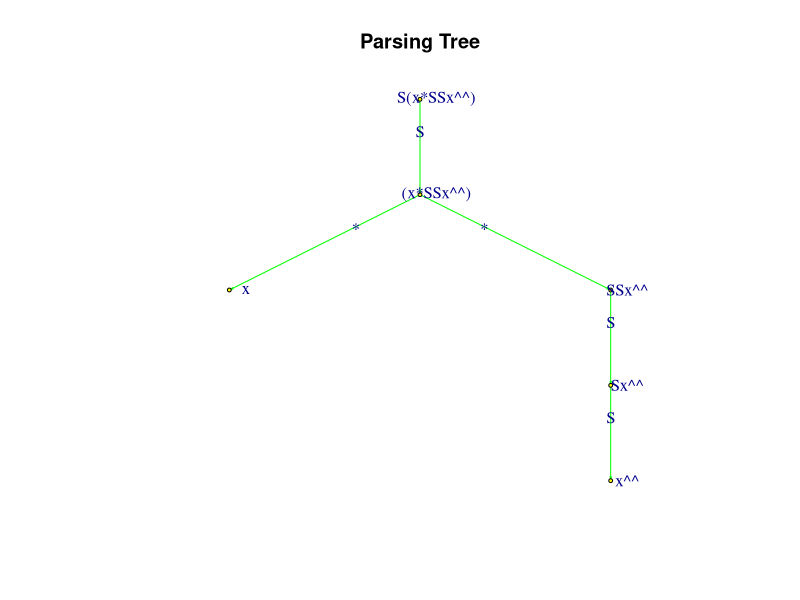
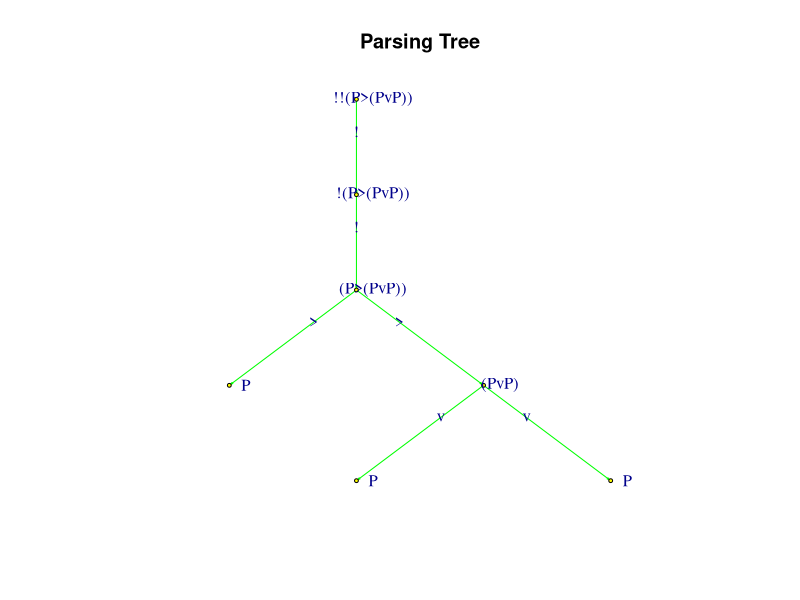
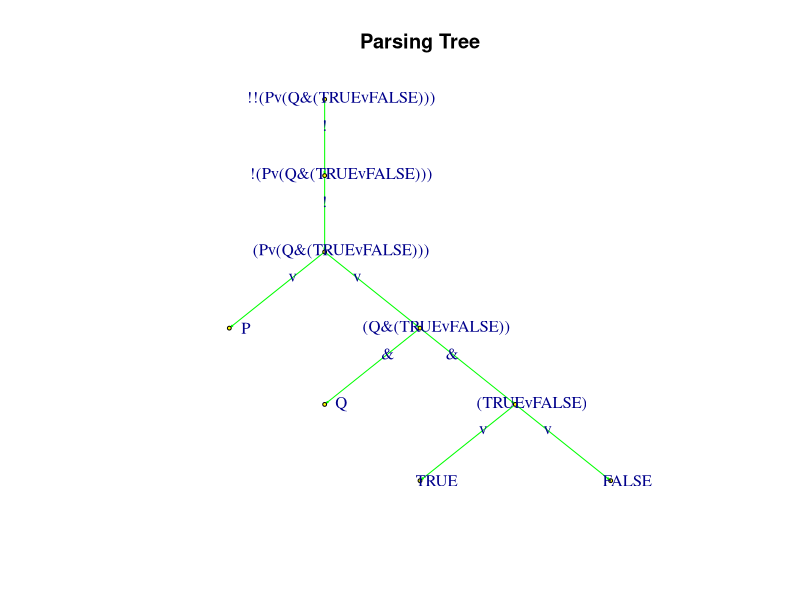
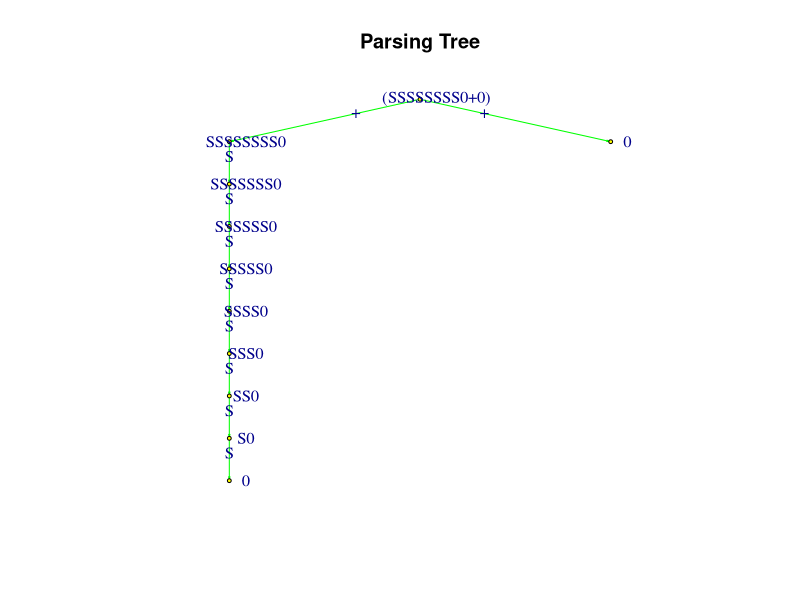
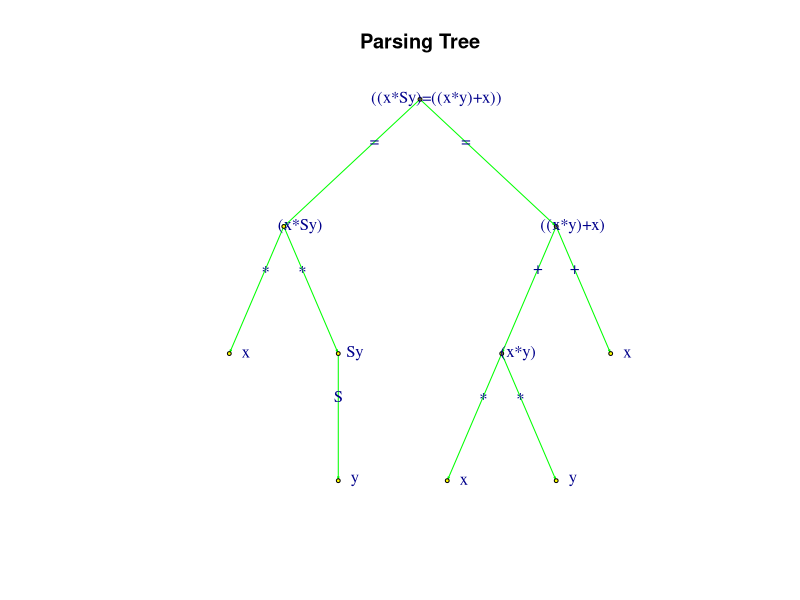
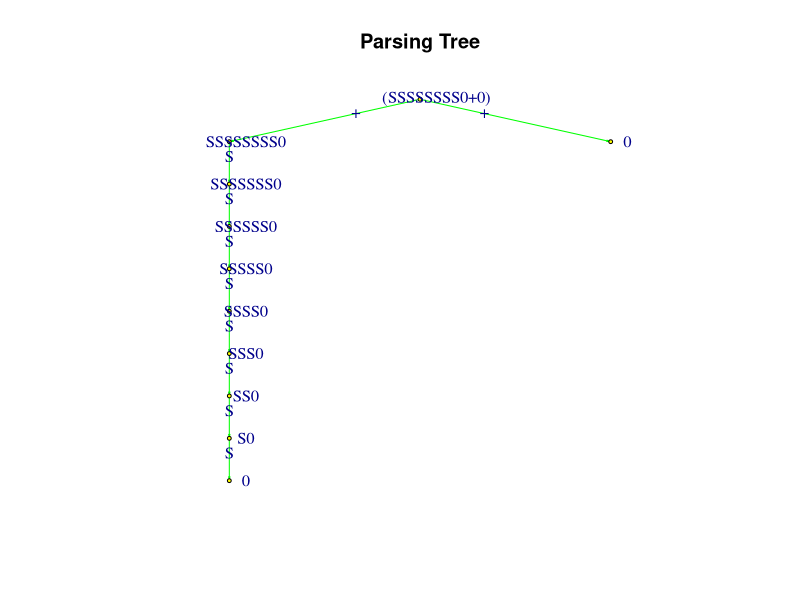
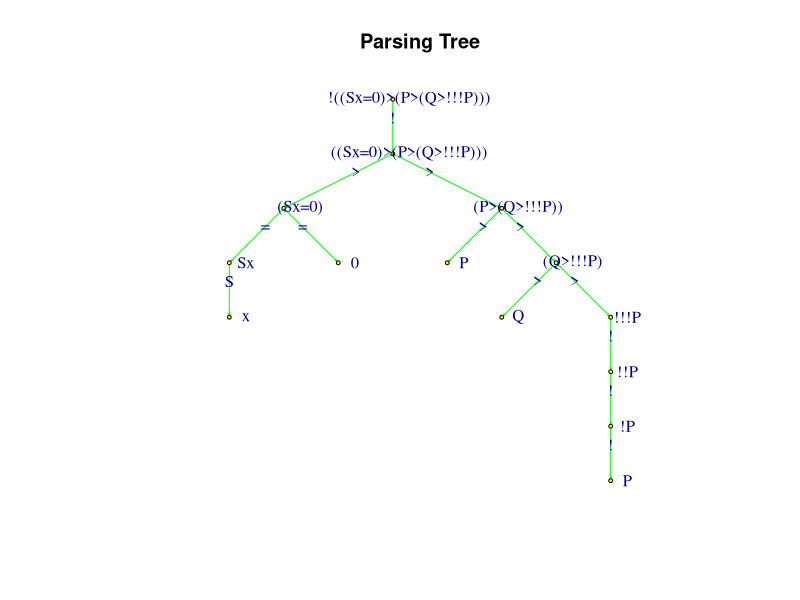

Source code (R) for these figures, in order:
## Parser for Logical & Algebraic Expressions & Equations

## This is a dedicated parser written in R.
## It will parse Boolean and algebraic expressions of the form
## !!(P & Q)
## (x = 0)
## ((Sx + y) = (x + Sy))
## (P > (Q > P))
## ((x * Sy) = ((x * y) + x))
## etc.
## It also graphically plots the resulting parsing tree.

library(tokenizers)
library(igraph)

## 1. Base language

## The base language permits the formation of Boolean and algebraic terms and equations.
## The basic syntax contains open and close parentheses, and no simplication is allowed.
## The atoms are the numerals, atomic letters, variables, and the truth values.
## There are eight constructors:
## : five logical ("!","&","v",">","=").
## : three algebraic ("S", "+", "*").
## "!" and "S" are unary prefix constructors.
## "&","v",">",+","*","=" are binary infix constructors.
## The constructors are single symbols.

## The syntax of the language can be described by a recursive definition, where "$v" is 
## short for applying some unary prefix constructor $ to a string v and "(u o v)" is short for 
## applying some binary infix constructor o to strings u, v.
## (Rule 1) every atom is a term.
## (Rule 2) if v is a term, then $v is a term.
## (Rule 3) if u,v are terms, then (u o v) is a term.
## (Rule 4) is u,v are terms, then (u = v) is an equation.
## (Rule 5) Nothing else is a term or an equation.
## In particular:
## Boolean expressions like "(P & (Q v !R))" count as terms (they are formulas
## of propostional logic).
## Algebraic expressions like "S(x + y)" count as terms.
## Algebraic expressions like "((x + Sy) = S(x + y))" count as equations
## (they are algebraic atomic formulas).

## The fundamental idea of the parser, given an argument string, is to 
## build a 'construction sequence' for that string by top-down parsing,
## by iterating a 'sweep' function.
## An initial processing table is constructed for the string.
## The complexity of the string in terms of occurrences of constructors is computed.
## The 'sweep' function is then applied to the table, parsing untested components
## into their further immediate components as dictacted by the production rules.
## The sweep function is iterated as many times as the complexity of the string requires.

op.paren <- "("; cl.paren <- ")"; caret <- "^";
neg <- "!"; and <- "&"; or <- "v"; cond <- ">";
succ <- "S"; plus <- "+"; prod <- "*"; eq <- "="; zero <- "0"; one <- "1";
Parentheses <- c(op.paren,cl.paren);
Constructors <- c(neg,and,or,cond,succ,plus,prod,eq);
Atoms <- c(zero,one,"TRUE","FALSE","P","Q","R","X","Y","Z","x","y","z");

## 2. Text processing: a series of functions which manipulate, cut & paste text
## The most important is 'split.infix', which splits any compound string formed
## from a binary infix constructor (e.g., "&", "+", "=") into its two parts

clean.text <- function(txt){gsub(" ", "", txt, fixed = TRUE)}
normalize.text <- function(txt){
  txt <- clean.text(txt);
  l <- length(txt);
  if (l == 0) txt <- as.character(FALSE);
  if (is.na(txt)) txt <- as.character(FALSE);
  if (txt == "") txt <- as.character(FALSE);
  if (is.null(txt)) txt <- as.character(FALSE);
  txt
}
tok <- function(txt){
  txt <- normalize.text(txt);
  tokenize_characters(txt, lowercase = FALSE,strip_non_alphanum = FALSE)[[1]]
}
rep.symbol <- function(symbol,n){
  seq <- rep(0,n+1);
  seq[1] <- "";
  if (n != 0){for (i in 1:n){seq[i+1] <- paste0(seq[i],symbol)}};
  seq[n+1]
}
extract.first.symbol <- function(txt){
  txt <- normalize.text(txt);
  X <- tok(txt);
  n <- length(X);
  Out <- FALSE
  if (txt == FALSE) Out <- NULL;
  if (txt != FALSE) Out <- X[1];
  Out
}
extract.final.symbol <- function(txt){
  txt <- normalize.text(txt);
  X <- tok(txt);
  n <- length(X);
  Out <- FALSE
  if (txt == FALSE) Out <- NULL;
  if (txt != FALSE) Out <- X[n];
  Out
}
has.open.par.prefix <- function(txt){
  txt <- extract.first.symbol(txt);
  if (is.null(txt)) FALSE else if (txt == "(") TRUE else FALSE;
}
has.close.par.suffix <- function(txt){
  txt <- extract.final.symbol(txt);
  if (is.null(txt)) FALSE else if (txt == ")") TRUE else FALSE;
}
enclose.with.parentheses <- function(txt){paste0("(",txt,")")}
is.parenthesized <- function(txt){
  P1 <- has.open.par.prefix(txt); P2 <- has.close.par.suffix(txt);
  if ((P1 == TRUE) & (P2 == TRUE))TRUE else FALSE}
deparenthesize <- function(txt){
  if (is.parenthesized(txt) == FALSE) FALSE;
  X <- tok(txt);
  n <- length(X); 
  if (n == 0)FALSE else txt.1 <- substr(txt,2,n-1);
  if (is.parenthesized(txt) == TRUE) txt.1 else FALSE}
paren.test <- function(txt){
  X <- tok(txt);
  w.open <- which(X == "(");
  w.close <- which(X == ")");
  if (length(w.open) == length(w.close))1 else 0
}
split.infix <- function(txt,split){
  k <- is.parenthesized(txt);
  X <- tok(txt);
  txt <- deparenthesize(clean.text(txt));
  n <- length(X);
  w <- which(X == split)-1;
  len <- length(w);
  if ((n == 1)|(len == 0)) Out <- "FALSE";
  T <- matrix(0,len,2);
  if (len != 0) {for (i in 1:len){T[i,1] <- substr(txt, 1,w[i]-1); T[i,2] <- substr(txt,w[i]+1,n)}};
  P <- matrix(0,len,2);
  if (len != 0 & n != 0) for (i in 1:len){P[i,1] <- paren.test(T[i,1]); P[i,2] <- paren.test(T[i,2])}
  i <- which(P[,1] == P[,2] & P[,1] == 1);
  if (length(i) == 0) Out <- FALSE else Out <- c(T[i,1],T[i,2]);
  if (k == FALSE) Out <- FALSE;
  Out
}
apply.prefix <- function(txt,prefix){clean.text(paste(prefix,txt))};
apply.suffix <- function(txt,suffix){clean.text(paste(txt,suffix))};
has.prefix <- function(txt,prefix){
  X <- tok(txt);
  n <- length(X); 
  if (n > 0) f <- X[1] else f <- 0;
  if (f == prefix){TRUE} else FALSE
}
delete.prefix <- function(txt,prefix){
  X <- tok(txt);
  n <- length(X); 
  if (has.prefix(txt,prefix) == TRUE) {substr(clean.text(txt),2,n)} else FALSE
}
has.suffix <- function(txt,suffix){
  X <- tok(txt);
  n <- length(X); 
  if (n > 0) f <- X[n] else f <- 0;
  if (f == suffix){TRUE} else FALSE
}
delete.suffix <- function(txt,suffix){
  X <- tok(txt);
  n <- length(X); 
  if (has.suffix(txt,suffix) == TRUE) {substr(clean.text(txt),n-1,n)} else FALSE
}
has.unary.prefix <- function(txt,symbol){
  X <- tok(txt);
  n <- length(X); 
  if (n > 0) f <- X[1] else f <- 0;
  if (f == symbol){TRUE} else FALSE
}
delete.unary.prefix <- function(txt,symbol){
  X <- tok(txt);
  n <- length(X); 
  if (has.unary.prefix(txt,symbol) == TRUE) {substr(clean.text(txt),2,n)} else FALSE
}
apply.infix <- function(txt1,txt2,infix){
  clean.text(enclose.with.parentheses(paste(txt1,C,txt2)))
}
prefix.numeral <- function(x,root,prefix){
  if(x==0)
    return(root)
  else
    return(apply.prefix(prefix.numeral(x-1,root,prefix),prefix))
}
suffix.numeral <- function(x,root,suffix){
  if(x==0)
    return(root)
  else
    return(apply.suffix(suffix.numeral(x-1,root,suffix),suffix))
}
count.occurrences <- function(txt,symbol){t <- tok(txt); w <- which(t == symbol); length(w)}

## 3. Atoms, literals, constructors, variables, numerals.

## Numerals are formed by prefixing n (>=0) occurrences of "S" to "0" (e.g., "SSSS0").
## Extra variables are formed by suffixing n (>=0)occurrences of "^" to "x" (e.g., "x^^").
## There are a series of tests and functions which check whether the string
## is a primitive, an atom, a constructor, a literal, a numeral, etc.
## The syntactic operators corresponding to the constructors are also defined.

is.primitive <- function(txt,X){any(X == txt)}
is.atom <- function(txt){is.primitive(txt,Atoms)|is.variable(txt)}
is.neg.atom <- function(txt){
  has.unary.prefix(txt,"!") & is.atom(delete.unary.prefix(txt,"!"))
}
is.literal <- function(txt){
  is.atom(txt)|is.neg.atom(txt)
}
numeral <- function(x){
  if(x==0)
    return("0")
  else
    return(SUCC(numeral(x-1)))
}
is.numeral <- function(txt){
  txt <- normalize.text(txt);
  X <- tok(txt);
  n <- length(X)+2
  T <- rep(0,n)
  for (i in 1:n){T[i] <- numeral(i)}
  any(T == txt)
}
variable <- function(x){
  if(x==0)
    return("x")
  else
    return(clean.text(paste(variable(x-1),"^")))
}
is.variable <- function(txt){
  txt <- normalize.text(txt);
  X <- tok(txt);
  n <- length(X)+2
  T <- rep(0,n)
  for (i in 1:n){T[i] <- variable(i)}
  any(T == txt)
}
is.constructor <- function(txt){is.primitive(txt,Constructors)};
apply.unary.constructor <- function(txt,C){clean.text(paste(C,txt))};
apply.binary.constructor <- function(txt1,txt2,C){
  clean.text(enclose.with.parentheses(paste(txt1,C,txt2)))
}
NEG <- function(txt){apply.unary.constructor(txt,"!")}
SUCC <- function(txt){apply.unary.constructor(txt,"S")}
AND <- function(txt1,txt2){apply.binary.constructor(txt1,txt2,"&")}
OR <- function(txt1,txt2){apply.binary.constructor(txt1,txt2,"v")}
IF <- function(txt1,txt2){apply.binary.constructor(txt1,txt2,">")}
PLUS <- function(txt1,txt2){apply.binary.constructor(txt1,txt2,"+")}
PROD <- function(txt1,txt2){apply.binary.constructor(txt1,txt2,"*")}
EQ <- function(txt1,txt2){apply.binary.constructor(txt1,txt2,"=")}

## 4. Compound expressions: complexity, tests and processing matrices

## The first six functions compute complexity of the string in terms
## presence of logical and algbraic constructors
## The third is a test which the parser used to see if the string is possibly
## a binary compund
## The final two are processing matrices used to build up the construction sequence;
## They take a string and a constructor, and output its immediate components,
## irrespective of whether they're well-formed

count.occurrences <- function(txt,symbol){t <- tok(txt); w <- which(t == symbol); length(w)}
unary.log.complexity <- function(txt){count.occurrences(txt,"!")}
unary.alg.complexity <- function(txt){count.occurrences(txt,"S")}
binary.log.complexity <- function(txt){count.occurrences(txt,"v") + count.occurrences(txt,"&") + count.occurrences(txt,">")}
binary.alg.complexity <- function(txt){count.occurrences(txt,"+") + count.occurrences(txt,"prod") + count.occurrences(txt,"=")}
complexity <- function(txt){unary.log.complexity(txt) + unary.alg.complexity(txt) + binary.log.complexity(txt) + binary.alg.complexity(txt)}
test.binary.symb <- function(txt,symb){
  count.occurrences(txt,symb)>0 & is.parenthesized(txt) & split.infix(txt,symb)[1] != FALSE}
unary.matrix <- function(txt,C){rbind(delete.unary.prefix(txt,C),0,txt)}
binary.matrix <- function(txt,C){rbind(c(split.infix(txt,C)[2],split.infix(txt,C)[1]),c(0,0),c(txt,txt))}

## 5. Parser algorithm

## The main engine of the parser is the 'Sweep' function which processes and extends
## a given table D keeping trakc of which strings have been processed.
## The parser takes a string, measures its complexity n, and bulds the initial processing table.
## It then iterates the 'sweep' function n times. Its output is the finished table.
## Reducer is a function which checks that the construction sequence terminates with atoms
## and that the original string is built from the constructors as required by the
## production rules.
## The 'Construction.sequence' function produces a table of the completed sequence.

Sweep <- function(D){
  w <- which(D[2,] == 0); 
  Component <- function(i){D[1,w[i]]};
  len <- length(w);
  C <- rep(0,len);
  for (i in 1:len){C[i] <- Component(i)};
  for (i in 1:len){
    t <- C[i];
    D[2,w[i]] <- 1;
    if (has.unary.prefix(t,"!") == TRUE) {D <- cbind(D,rbind(unary.matrix(t,"!"),w[i],"!"))};
    if (has.unary.prefix(t,"S") == TRUE) {D <- cbind(D,rbind(unary.matrix(t,"S"),w[i],"S"))};
    if (test.binary.symb(t,"v") == TRUE) {D <- cbind(D,rbind(binary.matrix(t,"v"),w[i],"v"))};
    if (test.binary.symb(t,"&") == TRUE) {D <- cbind(D,rbind(binary.matrix(t,"&"),w[i],"&"))};
    if (test.binary.symb(t,">") == TRUE) {D <- cbind(D,rbind(binary.matrix(t,">"),w[i],">"))};
    if (test.binary.symb(t,"+") == TRUE) {D <- cbind(D,rbind(binary.matrix(t,"+"),w[i],"+"))};
    if (test.binary.symb(t,"*") == TRUE) {D <- cbind(D,rbind(binary.matrix(t,"*"),w[i],"*"))};
    if (test.binary.symb(t,"=") == TRUE) {D <- cbind(D,rbind(binary.matrix(t,"="),w[i],"="))};
  };
  D
}
Parser <- function(txt){
  txt <- clean.text(txt);
  Vector <- c(txt);
  Status <- c(0);
  Predecessors <- c(0);
  Pred.label <- c(0);
  Connect <- c(0);
  Table <- rbind(Vector, Status, Predecessors, Pred.label, Connect);
  Comp <- complexity(txt);
  for (j in 1:(Comp+1)){Table <- Sweep(Table)};
  X <- as.vector(rev(Table[1,]));
  N <- length(X);
  Y <- as.vector(rev(Table[3,]));
  W <- as.vector(rev(Table[5,]));
  Z <- rep(0,N)
  if (N > 1){Z <- (N+1) - as.numeric(rev(Table[4,]))};
  if (N == 1){Z <- c(1)};
  Y[N] <- "Root";
  Z[N] <- "NULL";
  M <- as.data.frame(cbind(X,Y,Z,W));
  colnames(M) <- c("Construction", "Parent", "Parent Index","Constructor");
  M
}
Reducer <- function(C,A){
  N <- length(C);
  Reduced <- rep(0,N); 
  Reduced <- A;
  for (i in 1:N) {
    M <- as.vector(Parser(C[i])[,3]);
    if (M[1] == "NULL") Reduced[i] <- FALSE;
    if (M[1] != "NULL"|A[i]==TRUE) Reduced[i] <- TRUE}
  Reduced
}
Construction.sequence <- function(txt){
  C <- as.vector(Parser(txt)[,1]);
  index <- as.vector(Parser(txt)[,3]);
  conn <- as.vector(Parser(txt)[,4]);
  N <- length(C);
  AT <- rep(0,N); T <- rep(0,N); conn[N] <- "NULL";
  for (i in 1:N){if (is.atom(C[i])) AT[i] <- TRUE};
  B <- as.data.frame(cbind(C,AT,index,conn));
  colnames(B) <- c("Construction", "Atom","Parent Index","Constructor");
  B
}

## 6. Syntactical analysis

## These functions perform tests on the input string, identifying if it is wellformed, 
## what atoms occur, ## what the main constructor is, what the immediate precessors are.
## The fifth function 'Syntax.test' summarizes some of this data.

is.wellformed <- function(txt){
    C <- as.vector(Parser(txt)[,1]);
    P <- as.vector(Parser(txt)[,2]);
    L <- as.vector(Parser(txt)[,3]);
    N <- length(C);
    AT <- rep(0,N); T <- rep(0,N); P[N] <- "Root";
    for (i in 1:N){if (is.atom(C[i])) AT[i] <- TRUE};
    Reduced <- Reducer(C,AT);
    if (any(Reduced == FALSE)) Out <- FALSE else Out <- TRUE;
  Out
}
atoms.in.expression <- function(txt){
  T <- Construction.sequence(txt);
  I <- T[,2];
  w <- which(I == 1);
  X <- as.character(T[,1]);
  n <- length(w);
  a <- rep(0,n);
  if (n != 0) {for (i in 1:n) {a[i] <- as.character(X[w[i]])}}
  if (n != 0) Out <- a else Out <- NULL;
  rev(Out)
}
main.constructor <- function(txt){
  f <- is.wellformed(txt)
  a <- is.atom(txt)
  T <- Construction.sequence(txt)
  C <- as.character(T[,4])
  n <- length(C)
  if (f == TRUE & a == TRUE){Out <- "Atom"}
  if (f == TRUE & a == FALSE){Out <- C[n-1]}
  if (f == FALSE){Out <- NULL}
  Out
}
imm.pred <- function(txt){
  T <- as.matrix(Construction.sequence(txt))
  forms <- as.vector(T[,1]);
  indices <- as.vector(T[,3]);
  a <- is.wellformed(txt);
  n <- length(indices);
  w <- which(indices == n);
  F <- forms[w];
  k <- length(w);
  Out <- FALSE
  if (a == TRUE & k == 1) Out <- F[1];
  if (a == TRUE & k == 2) Out <- rev(F[1:2]);
  rev(Out)
}
is.term <- function(txt){is.wellformed(txt) & main.constructor(txt) != "="}
is.equation <- function(txt){is.wellformed(txt) & main.constructor(txt) == "="}
syntax.test <- function(txt){
  Table <- matrix(0,3,3);
  F <- is.wellformed(txt);
  M <- main.constructor(txt)
  I <- imm.pred(txt);
  num.pred <- length(I)
  A <- atoms.in.expression(txt);
  num.atoms <- length(A)
  p1 <- 4 + num.pred - 1;
  p2 <- p1 + 1;
  p3 <- p2 + num.atoms -1;
  Output <- c(c(clean.text(txt)),F,M,I,A);
  n <- length(Output);
  Data <- rep(0,n)
  Data[1] <- "Input Expression";
  Data[2] <- "Is Wellformed?";
  Data[3] <- "Main Constructor";
  for (i in 4:p1){Data[i] <- "Immediate Predecessor"}
  for (i in p2:p3){Data[i] <- "Atom"}
  if (F == FALSE) Data <- Data[1:3];
  if (F == FALSE) Output <- Output[1:3];
  as.data.frame(cbind(Data,Output))
}

## 7. Parsing tree graphical plotters

## These two functions plot a parsing tree for a string.
## The first takes a string as argument;d the second takes a construction sequence as argument.

Plot.parse.tree <- function(string){
  CS <- Construction.sequence(string)
  text <- as.character(CS$Construction);
  N <- length(text);
  parent <- as.vector(CS$`Parent Index`);
  Nodes <- 1:N
  to <- Nodes[1:(N-1)]
  from <- as.numeric(parent[1:(N-1)])
  Rel <- as.data.frame(cbind(from,to))
  g <- graph_from_data_frame(Rel, directed=TRUE, vertices=Nodes)
  labels <- as.character(CS$Constructor)[1:(N-1)]
  V(g)$label <- text
  E(g)$label <- labels
  plot(g, layout=layout.reingold.tilford,vertex.shape = "circle", 
       vertex.size=2, vertex.color = "yellow", 
       vertex.label.degree=0, vertex.label.dist=1.2,
       edge.arrow.size=0.1, edge.color = "green",
       main = "Parsing Tree")
}
Plot.parse.tree.cs <- function(CS){
  text <- as.character(CS$Construction);
  N <- length(text);
  parent <- as.vector(CS$`Parent Index`);
  Nodes <- 1:N
  to <- Nodes[1:(N-1)]
  from <- as.numeric(parent[1:(N-1)])
  Rel <- as.data.frame(cbind(from,to))
  g <- graph_from_data_frame(Rel, directed=TRUE, vertices=Nodes)
  labels <- as.character(CS$Constructor)[1:(N-1)]
  V(g)$label <- text
  E(g)$label <- labels
  plot(g, layout=layout.reingold.tilford,vertex.shape = "circle", 
       vertex.size=2, vertex.color = "yellow", 
       vertex.label.degree=0, vertex.label.dist=1.2,
       edge.arrow.size=0.1, edge.color = "green",
       main = "Parsing Tree")
}

## 8. Some examples

Parser(PLUS(numeral(8),zero))
Construction.sequence("!!(P v (P & (TRUE v FALSE)))")
Construction.sequence("!((x^^ + y) = SSSSSSSSSSx)")
Construction.sequence("((T + F) = (F + T))")
Construction.sequence(PLUS(SUCC(variable(0)),variable(4)))
Construction.sequence(PLUS(numeral(8),zero))
is.wellformed("P & Q")
is.wellformed("(P & Q")
is.wellformed("(P & Q)")
is.term("(x^^ + y)")
is.equation("((x^^ + y) = x)")
main.constructor("!!P")
main.constructor("((x + y) = (y + x))")
imm.pred("((x + y) = (y + x))")
syntax.test("((x^^ + y) = x)")
syntax.test("SSx^^")
syntax.test("((x + y) = SSSSSSSSSSx)")
syntax.test("")
Plot.parse.tree("S(x * SSx^^)")
Plot.parse.tree("!!(P > (P v P))")
Plot.parse.tree("!!(P v (Q & (TRUE v FALSE)))")
T <- Construction.sequence(PLUS(numeral(8),zero)); 
Plot.parse.tree.cs(T)
string <- EQ(PROD("x",SUCC("y")),PLUS(PROD("x","y"),"x")); 
Plot.parse.tree(string)
T <- Construction.sequence(PLUS(numeral(8),zero));
Plot.parse.tree.cs(T)
string <- "!((Sx = 0) > (P > (Q > !!!P)))"
Construction.sequence(string)
Plot.parse.tree(string)
